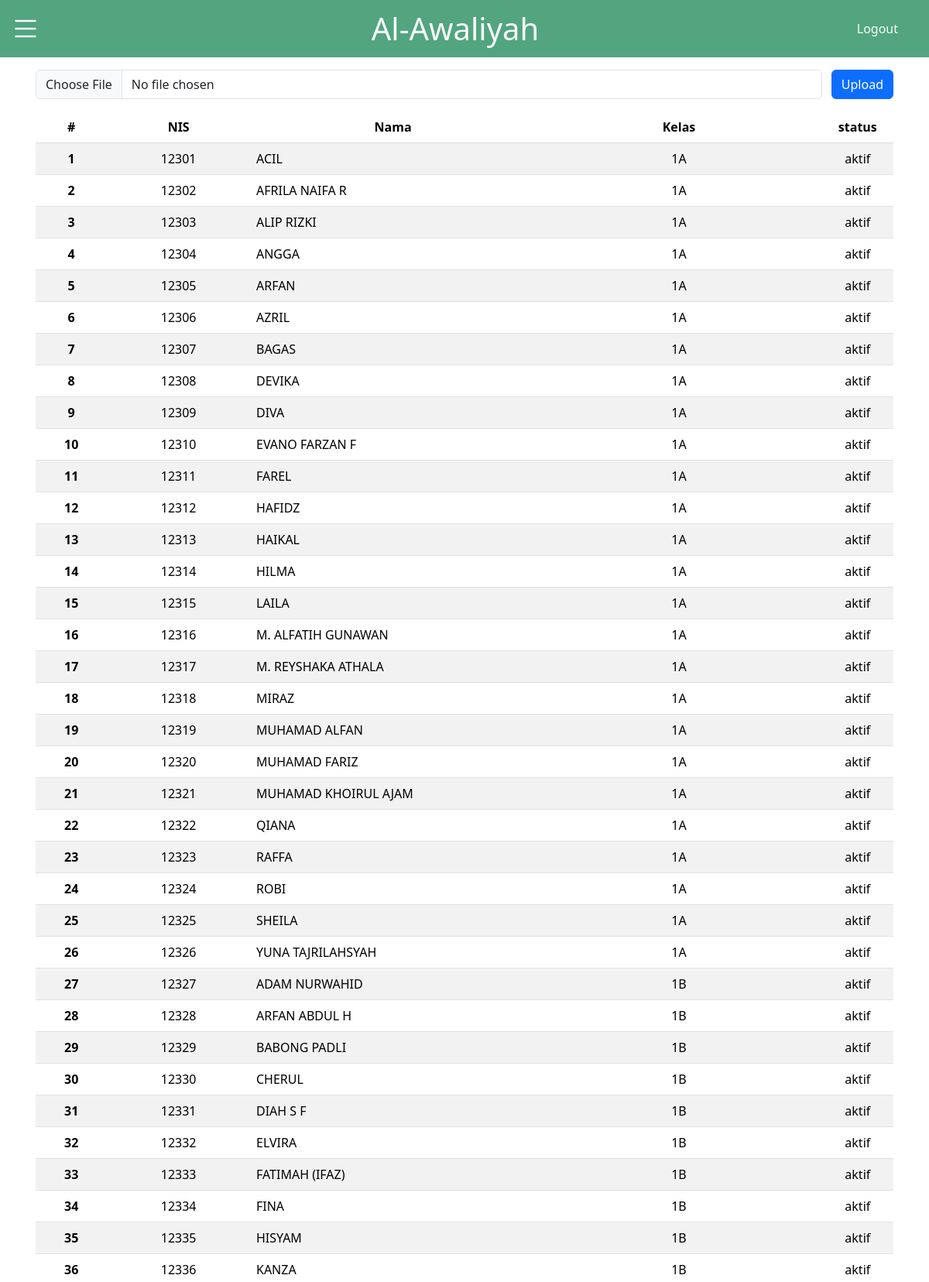
Screenshot of /pages/manajemenSiswa.php (signed in, upper part) with the database file from the repository.
### tables this page shows
CREATE TABLE `siswa` (
  `nis` varchar(15) NOT NULL,
  `nama` varchar(255) DEFAULT NULL,
  `id_kelas` int(11) DEFAULT NULL,
  `status` enum('aktif','tidak_aktif') NOT NULL
);

CREATE TABLE `kelas` (
  `id_kelas` int(11) NOT NULL,
  `nama_kelas` varchar(50) DEFAULT NULL
);

### pages/manajemenSiswa.php (the view, shortened to what this page needs)
<!DOCTYPE html>
<html lang="en">
<head>
    <link href="https://cdn.jsdelivr.net/npm/bootstrap@5.3.2/dist/css/bootstrap.min.css" rel="stylesheet">
    <link rel="stylesheet" href="https://cdn.jsdelivr.net/npm/bootstrap-icons@1.11.2/font/bootstrap-icons.min.css">
    <link rel="stylesheet" href="../css/style.css">
</head>
<body>
    <nav>
        <div class="topnav bg-success bg-opacity-75">
            <div class="row w-100">
                <div class="col col-2">
                    <div class="burger">
                        <a class="btn btn-link" data-bs-toggle="offcanvas" href="#offcanvas" role="button">
                            <i class="bi bi-list text-white fs-1"></i>
                        </a>
                    </div>
                </div>
                <div class="col d-flex justify-content-center align-items-center">
                    <h1 class="text-light m-2">Al-Awaliyah</h1>
                </div>
                <div class="col col-2 d-flex justify-content-end align-items-center">
                    <a class="link-offset-2 link-offset-3-hover link-underline link-underline-opacity-0 link-underline-opacity-75-hover text-light me-3 " href="../action/logout.php">Logout</a>
                </div>
            </div>
        </div>
    </nav>
    <div class="container p-3">
        <form action="../action/upload.php" method="post" enctype="multipart/form-data">
            <div class="row">
                <div class="col">
                    <input class="form-control" type="file" name="fileToUpload" id="fileToUpload">
                </div>
                <div class="col-1 ps-0 w-auto">
                    <input class="btn btn-primary" type="submit" value="Upload" name="submit">
                </div>
            </div>
        </form>
        <table class="table table-striped m-0 align-items-center mt-3">
            <thead class="text-center">
                <tr>
                    <th class="col-1" scope="col">#</th>
                    <th class="col-2" scope="col">NIS</th>
                    <th class="col-4" scope="col">Nama</th>
                    <th class="col-4" scope="col">Kelas</th>
                    <th class="col-1" scope="col">status</th>
                </tr>
            </thead>
            <tbody id="data-table-body">
            <?php
                include "../action/koneksi.php";
                $no = 1;
                $data = mysqli_query($koneksi, "SELECT siswa.nis, siswa.nama, kelas.nama_kelas, siswa.status FROM siswa INNER JOIN kelas ON siswa.id_kelas = kelas.id_kelas");
                while ($d = mysqli_fetch_array($data)) {
                    echo "<tr>";
                    echo "<th class='text-center' scope='row'>" . $no++ . "</th>";
                    echo "<td class='text-center'>" . $d["nis"] . "</td>";
                    echo "<td class='text-start'>" . $d["nama"] . "</td>";
                    echo "<td class='text-center'>" . $d["nama_kelas"] . "</td>";
                    echo "<td class='text-center'>"
                        . $d["status"] .
                    "</td>";
                    echo "</tr>";
                }
            ?>
            </tbody>
        </table>
    </div>
</body>
</html>

### css/style.css (style rules this page uses)
.topnav { background-color: rgb(83,165,127); }

### rows the page displays
siswa: nis "12301", nama "ACIL", id_kelas.nama_kelas "1A", status "aktif"
siswa: nis "12302", nama "AFRILA NAIFA R", id_kelas.nama_kelas "1A", status "aktif"
siswa: nis "12303", nama "ALIP RIZKI", id_kelas.nama_kelas "1A", status "aktif"
siswa: nis "12304", nama "ANGGA", id_kelas.nama_kelas "1A", status "aktif"
siswa: nis "12305", nama "ARFAN", id_kelas.nama_kelas "1A", status "aktif"
siswa: nis "12306", nama "AZRIL", id_kelas.nama_kelas "1A", status "aktif"
siswa: nis "12307", nama "BAGAS", id_kelas.nama_kelas "1A", status "aktif"
siswa: nis "12308", nama "DEVIKA", id_kelas.nama_kelas "1A", status "aktif"
siswa: nis "12309", nama "DIVA", id_kelas.nama_kelas "1A", status "aktif"
siswa: nis "12310", nama "EVANO FARZAN F", id_kelas.nama_kelas "1A", status "aktif"
siswa: nis "12311", nama "FAREL", id_kelas.nama_kelas "1A", status "aktif"
siswa: nis "12312", nama "HAFIDZ", id_kelas.nama_kelas "1A", status "aktif"
siswa: nis "12313", nama "HAIKAL", id_kelas.nama_kelas "1A", status "aktif"
siswa: nis "12314", nama "HILMA", id_kelas.nama_kelas "1A", status "aktif"
siswa: nis "12315", nama "LAILA", id_kelas.nama_kelas "1A", status "aktif"
siswa: nis "12316", nama "M. ALFATIH GUNAWAN", id_kelas.nama_kelas "1A", status "aktif"
siswa: nis "12317", nama "M. REYSHAKA ATHALA", id_kelas.nama_kelas "1A", status "aktif"
siswa: nis "12318", nama "MIRAZ", id_kelas.nama_kelas "1A", status "aktif"
siswa: nis "12319", nama "MUHAMAD ALFAN", id_kelas.nama_kelas "1A", status "aktif"
siswa: nis "12320", nama "MUHAMAD FARIZ", id_kelas.nama_kelas "1A", status "aktif"
siswa: nis "12321", nama "MUHAMAD KHOIRUL AJAM", id_kelas.nama_kelas "1A", status "aktif"
siswa: nis "12322", nama "QIANA", id_kelas.nama_kelas "1A", status "aktif"
siswa: nis "12323", nama "RAFFA", id_kelas.nama_kelas "1A", status "aktif"
siswa: nis "12324", nama "ROBI", id_kelas.nama_kelas "1A", status "aktif"
siswa: nis "12325", nama "SHEILA", id_kelas.nama_kelas "1A", status "aktif"
siswa: nis "12326", nama "YUNA TAJRILAHSYAH", id_kelas.nama_kelas "1A", status "aktif"
siswa: nis "12327", nama "ADAM NURWAHID", id_kelas.nama_kelas "1B", status "aktif"
siswa: nis "12328", nama "ARFAN ABDUL H", id_kelas.nama_kelas "1B", status "aktif"
siswa: nis "12329", nama "BABONG PADLI", id_kelas.nama_kelas "1B", status "aktif"
siswa: nis "12330", nama "CHERUL", id_kelas.nama_kelas "1B", status "aktif"
siswa: nis "12331", nama "DIAH S F", id_kelas.nama_kelas "1B", status "aktif"
siswa: nis "12332", nama "ELVIRA", id_kelas.nama_kelas "1B", status "aktif"
siswa: nis "12333", nama "FATIMAH (IFAZ)", id_kelas.nama_kelas "1B", status "aktif"
siswa: nis "12334", nama "FINA", id_kelas.nama_kelas "1B", status "aktif"
siswa: nis "12335", nama "HISYAM", id_kelas.nama_kelas "1B", status "aktif"
siswa: nis "12336", nama "KANZA", id_kelas.nama_kelas "1B", status "aktif"
